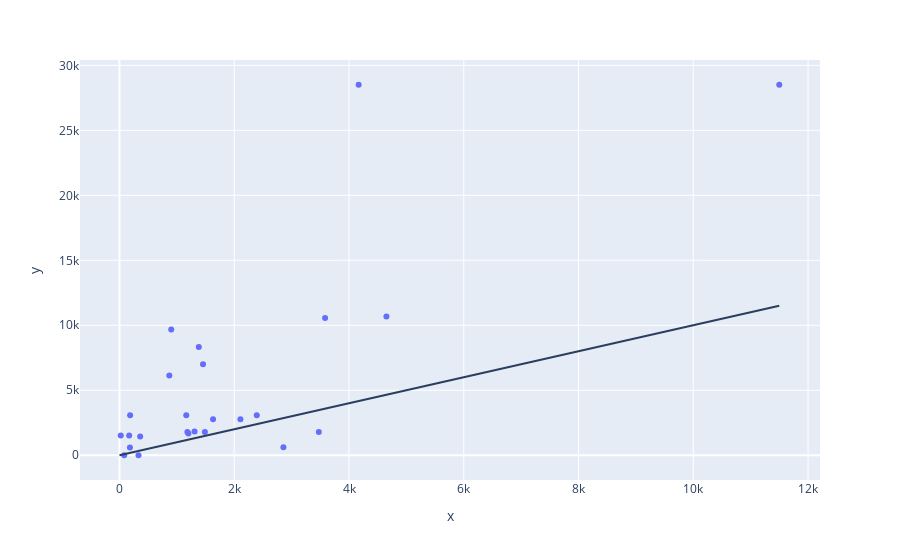

Write notebook code for a chart like this one.
### Code cell
y_pred = y_pred_ridge

fig = px.scatter(x = y_pred, y = y_test)
fig.update_layout(shapes=[{"type": "line", "y0":0, "y1":max(y_pred), "x0":0, "x1": max(y_pred)}])

### Figure 1 — Plotly figure (JSON) as saved in the notebook; plotly's stock layout.template omitted (floating-point values rounded to 4 significant figures)
{"data": [{"hovertemplate": "x=%{x}<br>y=%{y}<extra></extra>", "legendgroup": "", "marker": {"color": "#636efa", "symbol": "circle"}, "mode": "markers", "name": "", "orientation": "v", "showlegend": false, "type": "scatter", "x": [1456.0, 168.9, 22.34, 332.1, 82.75, 1201.0, 182.4, 1309.0, 1383.0, 902.1, 1631.0, 2108.0, 3474.0, 4168.0, 11500.0, 4652.0, 868.8, 3583.0, 1489.0, 1183.0, 1164.0, 2393.0, 2857.0, 360.7, 185.3], "xaxis": "x", "y": [6997, 1529, 1529, 0, 0, 1664, 594, 1836, 8323, 9667, 2772, 2772, 1783, 28508, 28508, 10674, 6142, 10557, 1793, 1793, 3077, 3077, 614, 1436, 3083], "yaxis": "y"}], "layout": {"legend": {"tracegroupgap": 0}, "margin": {"t": 60}, "shapes": [{"type": "line", "x0": 0, "x1": 11500.0, "y0": 0, "y1": 11500.0}], "xaxis": {"anchor": "y", "domain": [0, 1], "title": {"text": "x"}}, "yaxis": {"anchor": "x", "domain": [0, 1], "title": {"text": "y"}}}}
